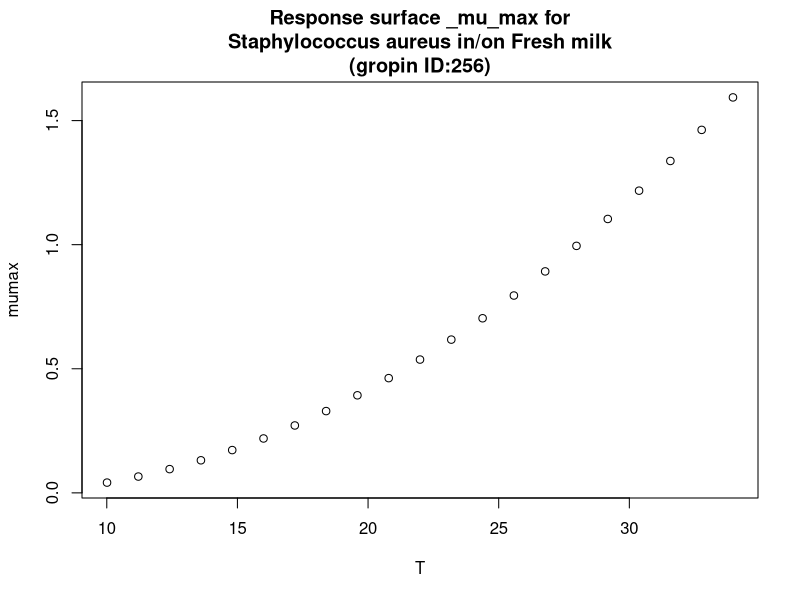

The R source for this figure:
#############################
# start of Parameter script
#############################
T <- seq(10.01,33.966033966034,length.out=21)
#############################
# end of Parameter script
#############################
############################# 
# start of Model script Gropin ID 256 
#############################
 
# constant coefficients for this model
a <- 0.0442
Tmin <- 5.407
 
variables <- data.frame(T)
argumentsPar <- unique.data.frame(expand.grid(variables))
 
# heart of the model
response_surface <- function(T) {
   mumax <-(a*(T-Tmin))^2

	return(mumax=mumax)
} 

# output parameters
responseSurface <- cbind(argumentsPar,response_surface(argumentsPar['T']))
colnames(responseSurface) <- c(colnames(argumentsPar),'mumax')
#############################
# End of Model script
#############################
############################# 
# start of Visualisation script Gropin ID 256 
#############################
titleText <-'Response surface _mu_max for
Staphylococcus aureus in/on Fresh milk
(gropin ID:256)'
plot(T,responseSurface$'mumax',xlab='T',
                          ylab='mumax',main=titleText)
#############################
# End of Visualisation script
#############################
